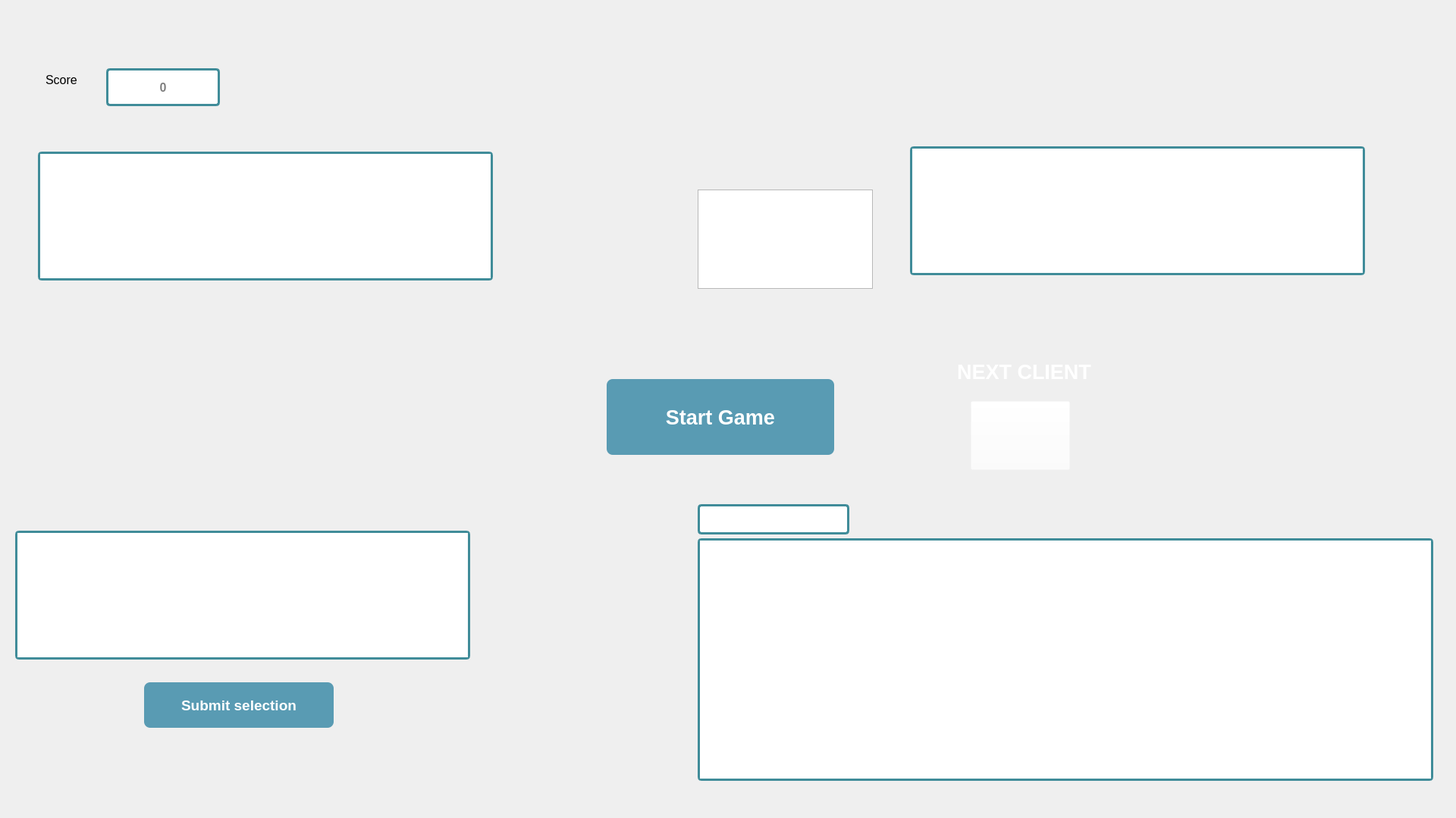
<?xml version="1.0" encoding="UTF-8"?>
<ui version="4.0">
 <class>MainWindow</class>
 <widget class="QMainWindow" name="MainWindow">
  <property name="windowModality">
   <enum>Qt::NonModal</enum>
  </property>
  <property name="geometry">
   <rect>
    <x>0</x>
    <y>0</y>
    <width>1920</width>
    <height>1079</height>
   </rect>
  </property>
  <property name="sizePolicy">
   <sizepolicy hsizetype="Ignored" vsizetype="Preferred">
    <horstretch>0</horstretch>
    <verstretch>0</verstretch>
   </sizepolicy>
  </property>
  <property name="minimumSize">
   <size>
    <width>0</width>
    <height>0</height>
   </size>
  </property>
  <property name="maximumSize">
   <size>
    <width>16777215</width>
    <height>4243434</height>
   </size>
  </property>
  <property name="font">
   <font>
    <family>Arial</family>
    <pointsize>12</pointsize>
    <weight>50</weight>
    <bold>false</bold>
   </font>
  </property>
  <property name="windowTitle">
   <string>My Game</string>
  </property>
  <property name="autoFillBackground">
   <bool>false</bool>
  </property>
  <property name="styleSheet">
   <string notr="true"/>
  </property>
  <property name="toolButtonStyle">
   <enum>Qt::ToolButtonIconOnly</enum>
  </property>
  <property name="documentMode">
   <bool>false</bool>
  </property>
  <widget class="QWidget" name="centralwidget">
   <property name="styleSheet">
    <string notr="true"/>
   </property>
   <widget class="QTableWidget" name="historiqueTable">
    <property name="geometry">
     <rect>
      <x>920</x>
      <y>710</y>
      <width>970</width>
      <height>320</height>
     </rect>
    </property>
    <property name="contextMenuPolicy">
     <enum>Qt::PreventContextMenu</enum>
    </property>
    <property name="styleSheet">
     <string notr="true">QTableView{
    border-radius: 5px;
    border: 3px solid #408c99;
}
QScrollBar:vertical {
   
    background: #F5F5F5;
    width: 15px;
  
}
QScrollBar::handle:vertical {
	border-radius: 7px;
    background: #D3D3D3;
 	width: 15px;
 
}

QScrollBar::handle:vertical:hover {
	border-radius: 7px;
    background: #808080;
 	width: 15px;
 
}

QScrollBar::add-line:vertical {
      border: none;
      background: none;
}

QScrollBar::sub-line:vertical {
      border: none;
      background: none;
}
QTableWidget ::section { 
  border-radius: 2px;
color :#696969; 	font:  13pt 'Arial'; font-weight: bold;  border-top: 0px solid #d6d9dc;;
border-left: 0px solid #d6d9dc;;
border-right: 0px solid #d6d9dc;;
 border-bottom: 1px solid #d6d9dc;
height: 40px; } 

QTableView::item {border-bottom: 1px solid #d6d9dc;}</string>
    </property>
    <property name="horizontalScrollBarPolicy">
     <enum>Qt::ScrollBarAlwaysOff</enum>
    </property>
    <property name="sizeAdjustPolicy">
     <enum>QAbstractScrollArea::AdjustToContents</enum>
    </property>
    <property name="showGrid">
     <bool>false</bool>
    </property>
    <attribute name="horizontalHeaderDefaultSectionSize">
     <number>200</number>
    </attribute>
    <attribute name="horizontalHeaderHighlightSections">
     <bool>true</bool>
    </attribute>
    <attribute name="horizontalHeaderMinimumSectionSize">
     <number>200</number>
    </attribute>
    <attribute name="verticalHeaderVisible">
     <bool>false</bool>
    </attribute>
    <attribute name="verticalHeaderHighlightSections">
     <bool>false</bool>
    </attribute>
   </widget>
   <widget class="QListWidget" name="itemToChoose">
    <property name="geometry">
     <rect>
      <x>20</x>
      <y>700</y>
      <width>600</width>
      <height>170</height>
     </rect>
    </property>
    <property name="minimumSize">
     <size>
      <width>600</width>
      <height>170</height>
     </size>
    </property>
    <property name="maximumSize">
     <size>
      <width>420</width>
      <height>105</height>
     </size>
    </property>
    <property name="cursor" stdset="0">
     <cursorShape>PointingHandCursor</cursorShape>
    </property>
    <property name="styleSheet">
     <string notr="true">QAbstractScrollArea {
    border-radius: 5px;
    border: 3px solid #408c99;
}
QScrollBar:horizontal {
   
    background: #F5F5F5;
    height: 15px;
  
}
QScrollBar::handle:horizontal {
	border-radius: 7px;
    background: #D3D3D3;
 	width: 10px;
 
}

QScrollBar::handle:horizontal:hover{
	border-radius: 7px;
    background: #808080;
 	width: 10px;
 
}

QScrollBar::add-line:horizontal {
      border: none;
      background: none;
}

QScrollBar::sub-line:horizontal {
      border: none;
      background: none;
}</string>
    </property>
    <property name="verticalScrollBarPolicy">
     <enum>Qt::ScrollBarAlwaysOff</enum>
    </property>
    <property name="selectionMode">
     <enum>QAbstractItemView::MultiSelection</enum>
    </property>
    <property name="flow">
     <enum>QListView::LeftToRight</enum>
    </property>
   </widget>
   <widget class="QComboBox" name="customersCombo">
    <property name="geometry">
     <rect>
      <x>920</x>
      <y>665</y>
      <width>200</width>
      <height>40</height>
     </rect>
    </property>
    <property name="font">
     <font>
      <family>Arial</family>
      <pointsize>14</pointsize>
      <weight>75</weight>
      <bold>true</bold>
     </font>
    </property>
    <property name="cursor">
     <cursorShape>PointingHandCursor</cursorShape>
    </property>
    <property name="styleSheet">
     <string notr="true">QListView { color: #696969;}
QComboBox{ color : #696969;padding-left:  20px;  border-radius: 5px;
    border: 3px solid #408c99;}



QComboBox::down-arrow {
    image: url(Data/Assets/items/down-arrow.png);
    width: 16px;
    height: 16px;
	padding-right:  20px;
}
QComboBox::drop-down 
{
    border: 0px;
}</string>
    </property>
   </widget>
   <widget class="QListWidget" name="itemsToBuy">
    <property name="geometry">
     <rect>
      <x>1200</x>
      <y>193</y>
      <width>600</width>
      <height>170</height>
     </rect>
    </property>
    <property name="minimumSize">
     <size>
      <width>600</width>
      <height>170</height>
     </size>
    </property>
    <property name="maximumSize">
     <size>
      <width>420</width>
      <height>110</height>
     </size>
    </property>
    <property name="styleSheet">
     <string notr="true">QAbstractScrollArea {
    border-radius: 5px;
    border: 3px solid #408c99;
}
QScrollBar:horizontal {
   
    background: #F5F5F5;
    height: 15px;
  
}
QScrollBar::handle:horizontal {
	border-radius: 7px;
    background: #D3D3D3;
 	width: 10px;
 
}

QScrollBar::handle:horizontal:hover{
	border-radius: 7px;
    background: #808080;
 	width: 10px;
 
}

QScrollBar::add-line:horizontal {
      border: none;
      background: none;
}

QScrollBar::sub-line:horizontal {
      border: none;
      background: none;
}</string>
    </property>
    <property name="verticalScrollBarPolicy">
     <enum>Qt::ScrollBarAlwaysOff</enum>
    </property>
    <property name="flow">
     <enum>QListView::LeftToRight</enum>
    </property>
   </widget>
   <widget class="QPushButton" name="submitButton">
    <property name="geometry">
     <rect>
      <x>190</x>
      <y>900</y>
      <width>250</width>
      <height>60</height>
     </rect>
    </property>
    <property name="font">
     <font>
      <family>Arial</family>
      <pointsize>14</pointsize>
      <weight>75</weight>
      <bold>true</bold>
      <underline>false</underline>
      <strikeout>false</strikeout>
     </font>
    </property>
    <property name="cursor">
     <cursorShape>PointingHandCursor</cursorShape>
    </property>
    <property name="styleSheet">
     <string notr="true">QPushButton {

            background:linear-gradient(to bottom, #599bb3 5%, #408c99 100%);
            background-color:#599bb3;
            border-radius:8px;
            color:#ffffff;
            padding:15px 15px;
            text-decoration:none;
           
        }
        QPushButton:hover {
            background:linear-gradient(to bottom, #408c99 5%, #599bb3 100%);
            background-color:#408c99;
        }
        QPushButton:active {
            position:relative;
            top:1px;
        }</string>
    </property>
    <property name="text">
     <string>Submit selection</string>
    </property>
   </widget>
   <widget class="QListWidget" name="correctItems">
    <property name="geometry">
     <rect>
      <x>50</x>
      <y>200</y>
      <width>600</width>
      <height>170</height>
     </rect>
    </property>
    <property name="minimumSize">
     <size>
      <width>600</width>
      <height>170</height>
     </size>
    </property>
    <property name="maximumSize">
     <size>
      <width>420</width>
      <height>110</height>
     </size>
    </property>
    <property name="styleSheet">
     <string notr="true">QAbstractScrollArea {
    border-radius: 5px;
    border: 3px solid #408c99;
}
QScrollBar:horizontal {
   
    background: #F5F5F5;
    height: 15px;
  
}
QScrollBar::handle:horizontal {
	border-radius: 7px;
    background: #D3D3D3;
 	width: 10px;
 
}

QScrollBar::handle:horizontal:hover{
	border-radius: 7px;
    background: #808080;
 	width: 10px;
 
}

QScrollBar::add-line:horizontal {
      border: none;
      background: none;
}

QScrollBar::sub-line:horizontal {
      border: none;
      background: none;
}</string>
    </property>
    <property name="verticalScrollBarPolicy">
     <enum>Qt::ScrollBarAlwaysOff</enum>
    </property>
    <property name="flow">
     <enum>QListView::LeftToRight</enum>
    </property>
   </widget>
   <widget class="QLabel" name="score_icon">
    <property name="geometry">
     <rect>
      <x>60</x>
      <y>30</y>
      <width>110</width>
      <height>150</height>
     </rect>
    </property>
    <property name="styleSheet">
     <string notr="true"/>
    </property>
    <property name="text">
     <string>Score</string>
    </property>
    <property name="textFormat">
     <enum>Qt::PlainText</enum>
    </property>
   </widget>
   <widget class="QWidget" name="mainGame" native="true">
    <property name="geometry">
     <rect>
      <x>0</x>
      <y>0</y>
      <width>1920</width>
      <height>1080</height>
     </rect>
    </property>
    <property name="autoFillBackground">
     <bool>false</bool>
    </property>
    <widget class="QPushButton" name="startButton">
     <property name="geometry">
      <rect>
       <x>800</x>
       <y>500</y>
       <width>300</width>
       <height>100</height>
      </rect>
     </property>
     <property name="font">
      <font>
       <family>Arial</family>
       <pointsize>20</pointsize>
       <weight>75</weight>
       <bold>true</bold>
       <underline>false</underline>
       <strikeout>false</strikeout>
      </font>
     </property>
     <property name="cursor">
      <cursorShape>PointingHandCursor</cursorShape>
     </property>
     <property name="styleSheet">
      <string notr="true">QPushButton {
            background:linear-gradient(to bottom, #599bb3 5%, #408c99 100%);
            background-color:#599bb3;
            border-radius:8px;
            color:#ffffff;
            padding:15px 15px;
            text-decoration:none;
           
        }
        QPushButton:hover {
            background:linear-gradient(to bottom, #408c99 5%, #599bb3 100%);
            background-color:#408c99;
        }
        QPushButton:active {
            position:relative;
            top:1px;
        }</string>
     </property>
     <property name="text">
      <string>Start Game</string>
     </property>
    </widget>
   </widget>
   <widget class="QWidget" name="character" native="true">
    <property name="geometry">
     <rect>
      <x>600</x>
      <y>450</y>
      <width>381</width>
      <height>551</height>
     </rect>
    </property>
   </widget>
   <widget class="QLabel" name="dialogue">
    <property name="geometry">
     <rect>
      <x>900</x>
      <y>200</y>
      <width>371</width>
      <height>241</height>
     </rect>
    </property>
    <property name="styleSheet">
     <string notr="true"/>
    </property>
    <property name="text">
     <string/>
    </property>
    <property name="scaledContents">
     <bool>false</bool>
    </property>
   </widget>
   <widget class="QPlainTextEdit" name="text">
    <property name="geometry">
     <rect>
      <x>920</x>
      <y>250</y>
      <width>231</width>
      <height>131</height>
     </rect>
    </property>
    <property name="font">
     <font>
      <family>Arial</family>
      <pointsize>14</pointsize>
      <weight>75</weight>
      <bold>true</bold>
     </font>
    </property>
    <property name="autoFillBackground">
     <bool>false</bool>
    </property>
    <property name="styleSheet">
     <string notr="true">color : rgb(255, 255, 255);
</string>
    </property>
    <property name="verticalScrollBarPolicy">
     <enum>Qt::ScrollBarAlwaysOff</enum>
    </property>
    <property name="horizontalScrollBarPolicy">
     <enum>Qt::ScrollBarAlwaysOff</enum>
    </property>
    <property name="sizeAdjustPolicy">
     <enum>QAbstractScrollArea::AdjustToContentsOnFirstShow</enum>
    </property>
    <property name="readOnly">
     <bool>true</bool>
    </property>
    <property name="plainText">
     <string>wcwsvcwc  dqsgsdgdsgsgsdgsdgsgsdgsgsgsdgsdgsgsgsgddddddddddddddddddqsdqsd
</string>
    </property>
    <property name="backgroundVisible">
     <bool>false</bool>
    </property>
   </widget>
   <widget class="QLabel" name="score">
    <property name="geometry">
     <rect>
      <x>140</x>
      <y>90</y>
      <width>150</width>
      <height>50</height>
     </rect>
    </property>
    <property name="styleSheet">
     <string notr="true"> border-radius: 5px;
 border: 3px solid #408c99;
background-color : white;
 color : gray; 	font:  13pt 'Arial'; 
font-weight: bold;
                       
</string>
    </property>
    <property name="text">
     <string>0</string>
    </property>
    <property name="textFormat">
     <enum>Qt::PlainText</enum>
    </property>
    <property name="alignment">
     <set>Qt::AlignCenter</set>
    </property>
   </widget>
   <widget class="QWidget" name="next" native="true">
    <property name="geometry">
     <rect>
      <x>1190</x>
      <y>450</y>
      <width>451</width>
      <height>191</height>
     </rect>
    </property>
    <widget class="QPushButton" name="nextButton">
     <property name="geometry">
      <rect>
       <x>90</x>
       <y>79</y>
       <width>131</width>
       <height>91</height>
      </rect>
     </property>
     <property name="cursor">
      <cursorShape>PointingHandCursor</cursorShape>
     </property>
     <property name="autoFillBackground">
      <bool>false</bool>
     </property>
     <property name="styleSheet">
      <string notr="true">QPushButton{background-color: rgba(255, 255, 255, 0);

   border-image: url(&quot;Data/Assets/items/next.png&quot;); 
   border-width: 0px;
	

}

QPushButton:hover {
   
   border-image: url(&quot;Data/Assets/items/hover_next.png&quot;); 
   border-width: 0px;

}

QPushButton:pressed {
   
   border-image: url(&quot;Data/Assets/items/click_next.png&quot;); 
   border-width: 0px;

}</string>
     </property>
     <property name="text">
      <string/>
     </property>
    </widget>
    <widget class="QLabel" name="lab">
     <property name="geometry">
      <rect>
       <x>50</x>
       <y>10</y>
       <width>221</width>
       <height>61</height>
      </rect>
     </property>
     <property name="font">
      <font>
       <pointsize>20</pointsize>
       <weight>75</weight>
       <bold>true</bold>
      </font>
     </property>
     <property name="styleSheet">
      <string notr="true">color:rgb(255, 255, 255)</string>
     </property>
     <property name="text">
      <string>NEXT CLIENT</string>
     </property>
     <property name="alignment">
      <set>Qt::AlignCenter</set>
     </property>
    </widget>
   </widget>
   <zorder>dialogue</zorder>
   <zorder>text</zorder>
   <zorder>character</zorder>
   <zorder>score</zorder>
   <zorder>score_icon</zorder>
   <zorder>itemsToBuy</zorder>
   <zorder>customersCombo</zorder>
   <zorder>historiqueTable</zorder>
   <zorder>itemToChoose</zorder>
   <zorder>submitButton</zorder>
   <zorder>correctItems</zorder>
   <zorder>mainGame</zorder>
   <zorder>next</zorder>
  </widget>
 </widget>
 <resources/>
 <connections/>
</ui>
